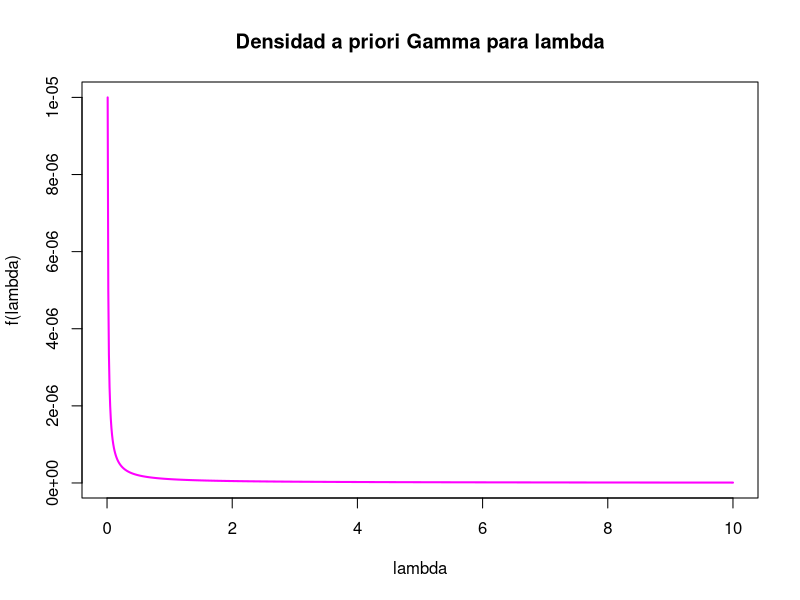
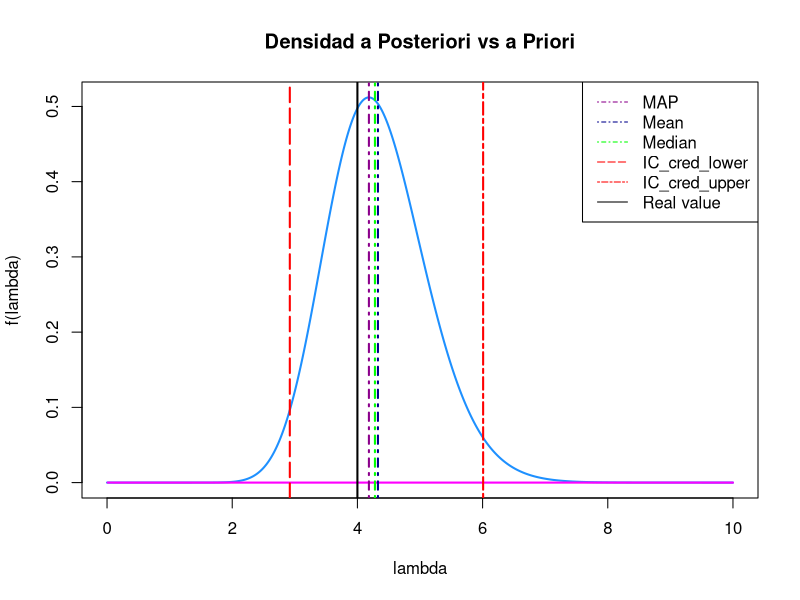
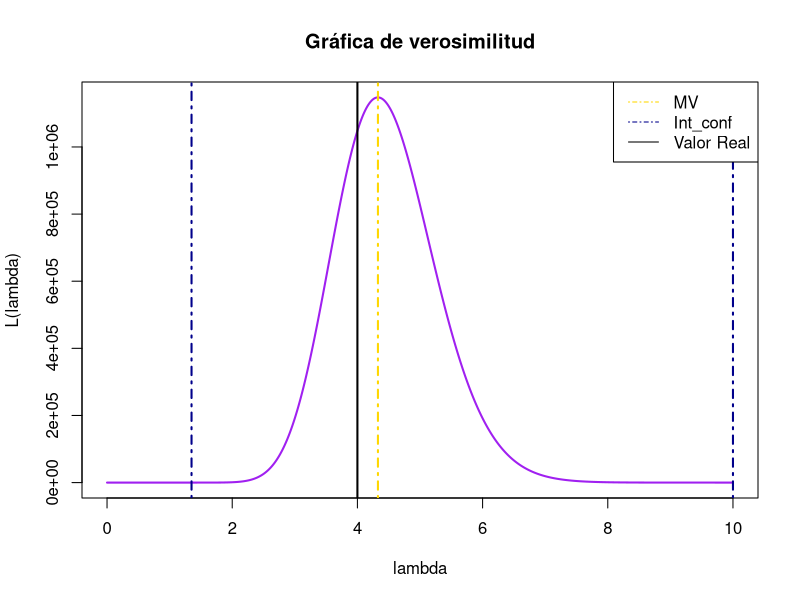

Recreate these plots in R, in order.
## ---- chunk 1
rm(list = ls())
lambda = 4
n = 30
set.seed(1010)
x = rexp(n, lambda)

## ---- chunk 2
alpha =.0000001
beta =.0000001
p_range = seq(0, 10, .01)
priori_l = dgamma(p_range, rate = beta, shape = alpha)
plot(p_range, priori_l, col="magenta", type ="l", lwd = 2, xlab = "lambda", ylab = "f(lambda)", main = "Densidad a priori Gamma para lambda")
## ---- chunk 3
alpha_p = alpha + n
beta_p = sum(x) + beta

post_l = dgamma(p_range, rate = beta_p, shape = alpha_p)

plot(p_range, post_l, col="dodgerblue", type ="l", lwd = 2, xlab = "lambda", ylab = "f(lambda)", main = "Densidad a Posteriori vs a Priori")
lines(p_range, priori_l, col="magenta", type ="l", lwd = 2)

IC_cred = qgamma(c(0.025, 0.975), shape = alpha_p, rate = beta_p)

MAP = (alpha_p-1)/beta_p
Mean = alpha_p/beta_p
Median = qgamma(0.5, shape = alpha_p, rate = beta_p)

abline(v = MAP, lwd = 2, col = "darkmagenta", lty = 4)
abline(v = Mean, lwd = 2, col = "blue4", lty = 4)
abline(v = Median, lwd = 2, col = "green", lty = 4)
abline(v = IC_cred[1], lwd = 2, col = "red", lty = 5)
abline(v = IC_cred[2], lwd = 2, col = "red", lty = 6)
abline(v = lambda, lwd = 2, col = "black", lty = 1)
legend("topright", c("MAP", "Mean", "Median", "IC_cred_lower", "IC_cred_upper", "Real value"), lty = c(4, 4, 4, 5, 6, 1), col = c("darkmagenta", "blue4", "green", "red", "red", "black"))


cat("MAP = ", MAP, "\n")
cat("Mean = ", Mean, "\n")
cat("Median = ", Median, "\n")
cat("Intervalo de credibilidad = ", IC_cred, "\n")
cat("Valor Real = ", lambda, "\n")

## ---- chunk 4

verosim_v = c()
for (l in p_range) {
  verosim = (l^{n})*(exp(-l*sum(x)))
  verosim_v = append(verosim_v, verosim)
}

MV = 1/mean(x)

threshold = MV * exp(-qchisq(0.95, df = 1) / 2)

IC_lower = min(p_range[verosim_v >= threshold])
IC_upper = max(p_range[verosim_v >= threshold])

plot(p_range, verosim_v, col="purple", type ="l", lwd = 2, xlab = "lambda", ylab = "L(lambda)", main = "Gráfica de verosimilitud")
abline(v = MV, lwd = 2, col = "gold", lty = 4)
abline(v = IC_lower , lwd = 2, col = "blue4", lty = 4)
abline(v = IC_upper, lwd = 2, col = "blue4", lty = 4)
abline(v = lambda, lwd = 2, col = "black", lty = 1)
legend("topright", c("MV", "Int_conf", "Valor Real"), lty = c(4, 4, 1), col = c("gold", "blue4", "black"))


cat("MV = ", MV, "\n")
cat("Confidence Interval = ", IC_lower, ",", IC_upper)
